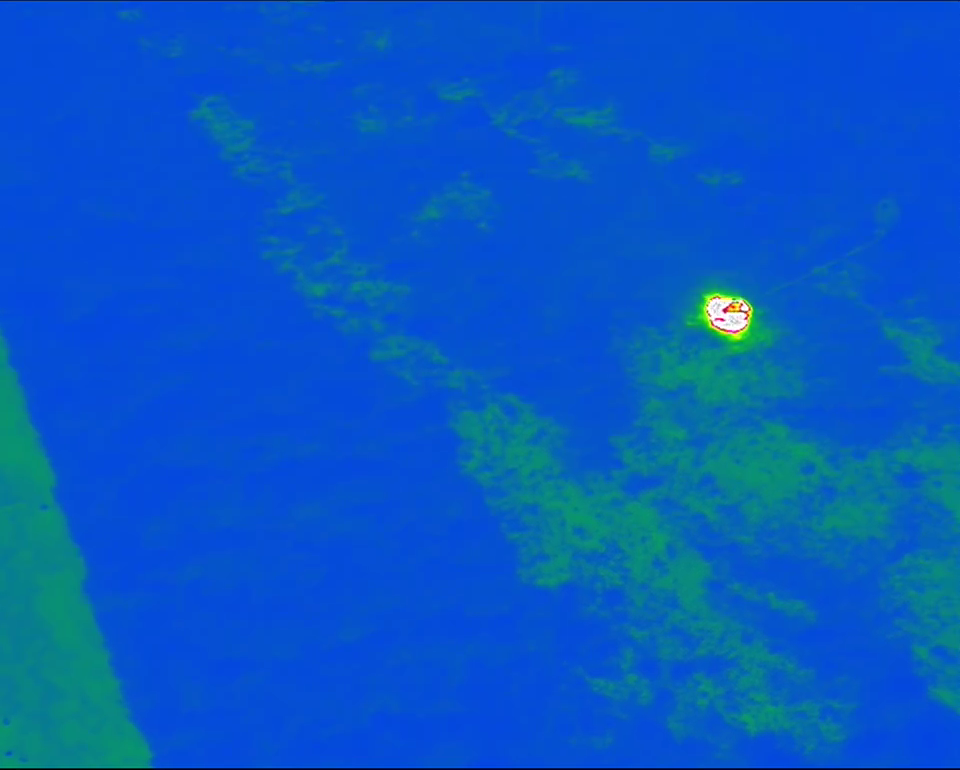
#> input picture works/TempratureMeasure_Video/sample_ir.png, 960 x 770 px
$ python measure_image_temperature.py
#> lines starting #> are read from the running program, lines starting #| are printed output that depends on the picture; after the words box and inside, x2 and y2 are one past the last pixel; in counts of white or black regions, pixels touching at a corner belong together
# qiaolinhan 20230920
import numpy as np
import cv2

# open the gray16 image
gray16_image = cv2.imread('sample_ir.png', cv2.IMREAD_ANYDEPTH)
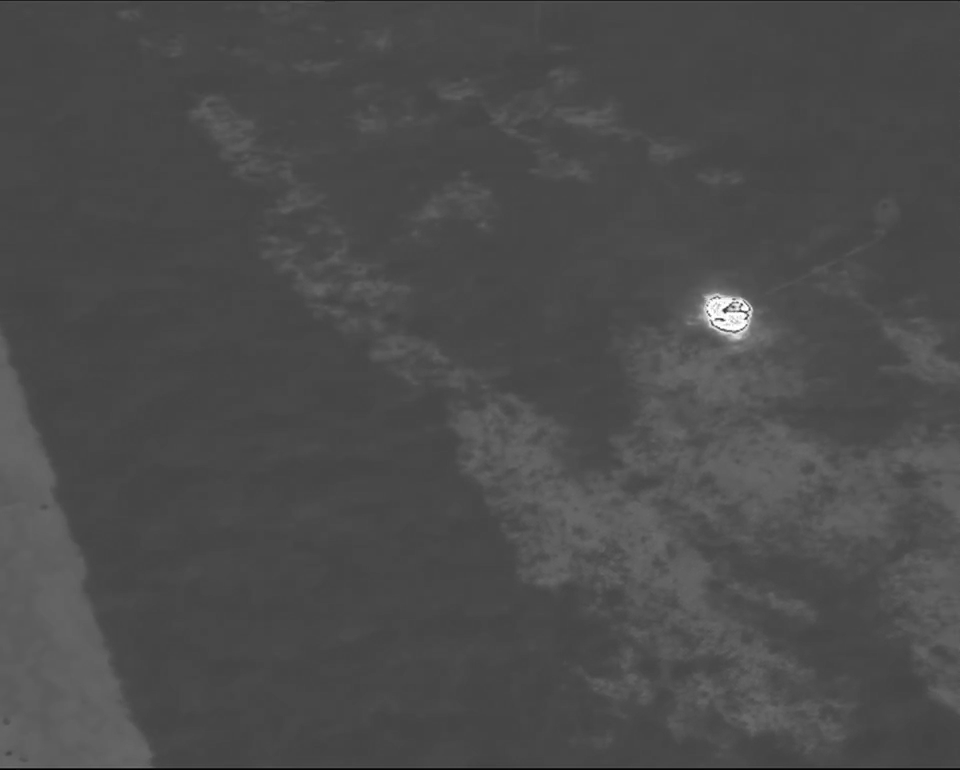
#> gray16_image: shape (770, 960); min 0, max 255, mean 76.1

# define the pixel coordinates
x = 730
y = 320

# # create mouse global coordinates
# x_mouse = 0
# y_mouse = 0
#
# # create thermal video fps variable (8 fps in this case)
# fps = 8
#
# # mouse event function
# def mouse_events(event, x, y, flags, param):
#     # mouse movement event
#     if event == cv2.EVENT_MOUSEMOVE:
#
#         # update mouse global coordinates
#         global x_mouse
#         global y_mouse
#
#         x_mouse = x
#         y_mouse = y
#
# to calculate the temperature
# TODO: a thermal camera is needed
#
# in Kelvin
pixel_flame_gray16_0 = gray16_image[y, x]
#> pixel_flame_gray16_0 = 221
# in Celsius
# pixel_flame_gray16_c = (pixel_flame_gray16_0 / 100) - 273.15
pixel_flame_gray16_c = (pixel_flame_gray16_0-32)/9*5
#> pixel_flame_gray16_c = 105
# in Fahrenheit
# pixel_flame_gray16_f = (pixel_flame_gray16_0 / 100) * 9 / 5 - 459.67
pixel_flame_gray16_f = (pixel_flame_gray16_0)
#> pixel_flame_gray16_f = 221

# Convert the gray16 image into gray8 to show the result
gray8_image = np.zeros((120, 160), dtype = np.uint8)
gray8_image = cv2.normalize(gray16_image, gray8_image, 0, 255, cv2.NORM_MINMAX)
gray8_image = np.uint8(gray8_image)

# write a pointer in the image
cv2.circle(gray8_image, (x, y), 2, (0, 0 , 0), -1)
#> gray8_image: shape (770, 960); under 0.01% of pixels changed, all inside (x1, y1, x2, y2) = (728, 318, 733, 323)
cv2.circle(gray16_image, (x, y), 2, (0, 0, 0), -1)

# write tempreture value in gray8 and gray16 image
font = cv2.FONT_HERSHEY_SIMPLEX
fontscale = 1
color = (0, 0, 255)
thickness = 2
cv2.putText(gray8_image, "Celsius: {0:.1f}".format(pixel_flame_gray16_c), (x - 40, y - 10), font, fontscale, color, thickness, cv2.LINE_AA)
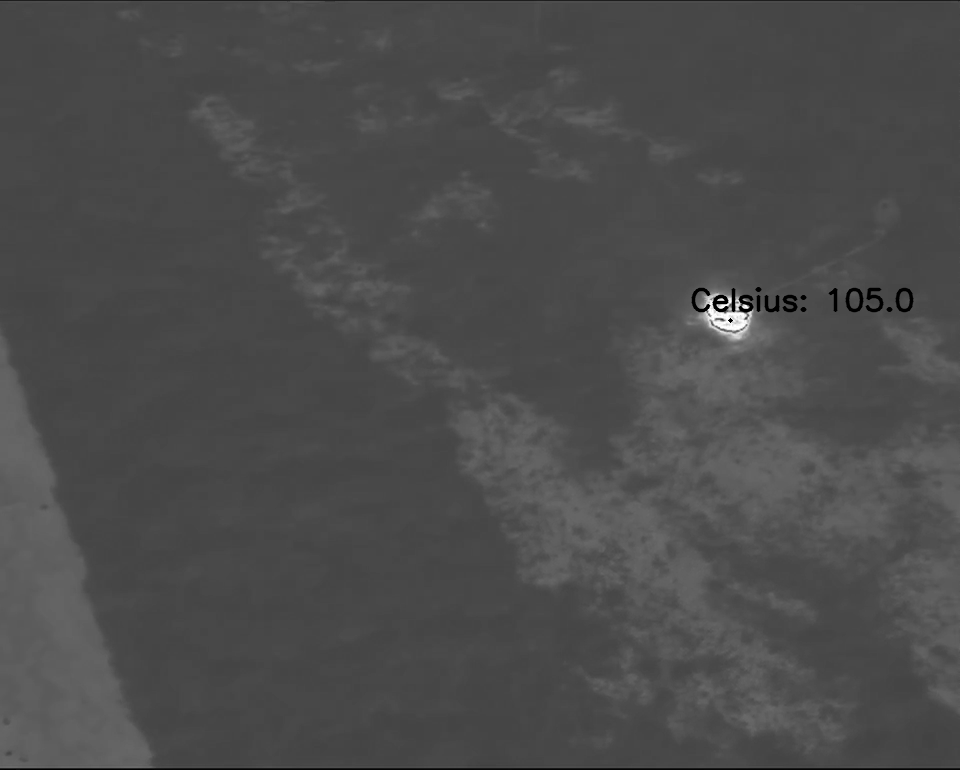
#> gray8_image: shape (770, 960); min 0, max 255, mean 75.8
cv2.putText(gray16_image, "Fahrenheit: {0:.1f}".format(pixel_flame_gray16_f), (x - 80, y - 15),font, fontscale, color, thickness, cv2.LINE_AA)
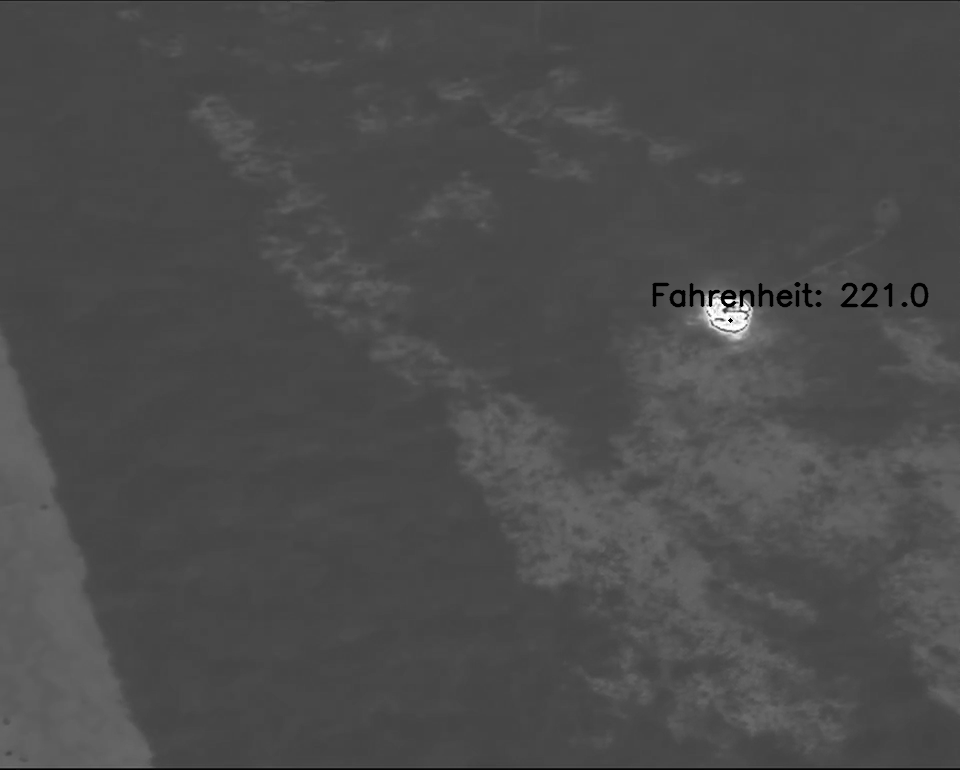
#> gray16_image: shape (770, 960); min 0, max 255, mean 75.8

# show result
cv2.imshow("gray8-calsius", gray8_image)
cv2.imwrite("gray8-calsius.png", gray8_image)

cv2.imshow("gray16-fahrenheit", gray16_image)
cv2.imwrite("gray16-fahrenheit.png", gray16_image)

cv2.waitKey(0)
